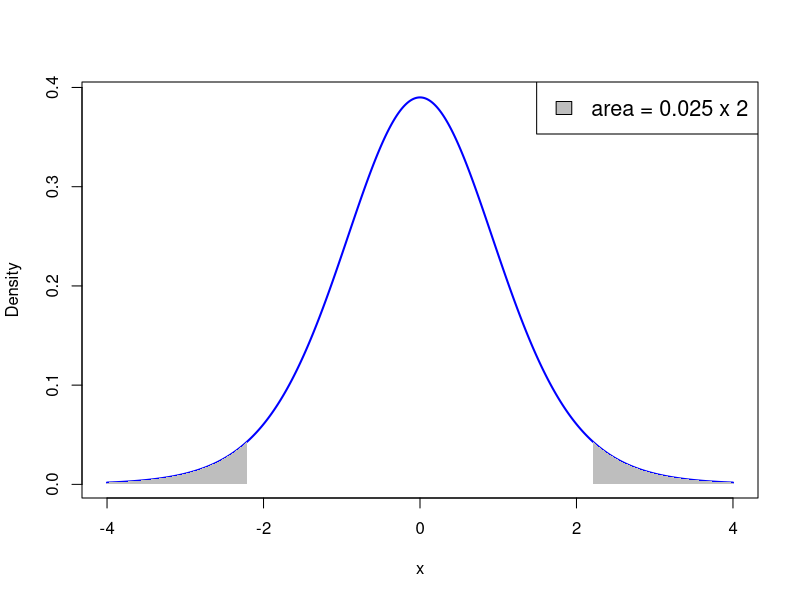
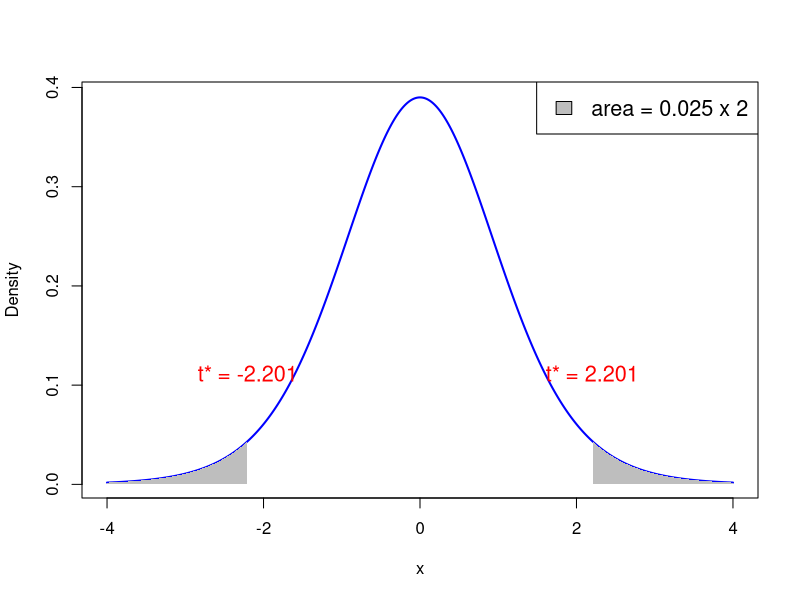
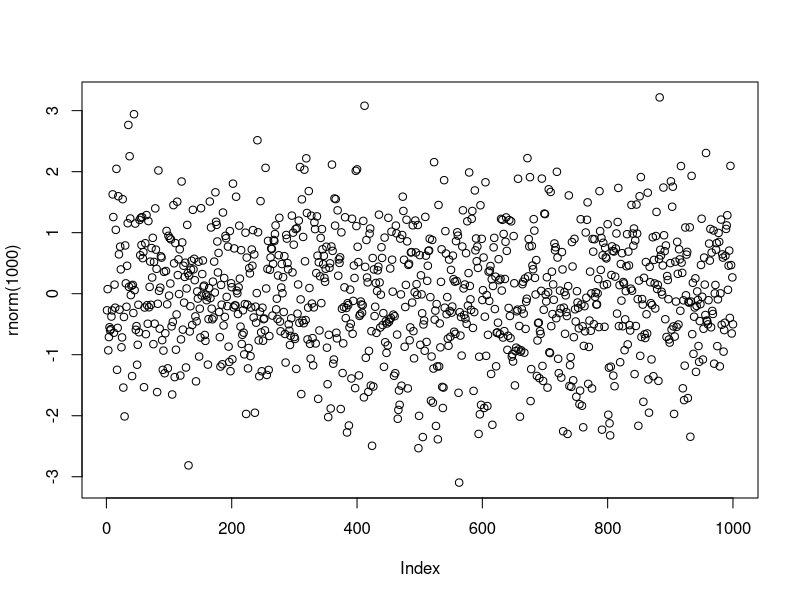
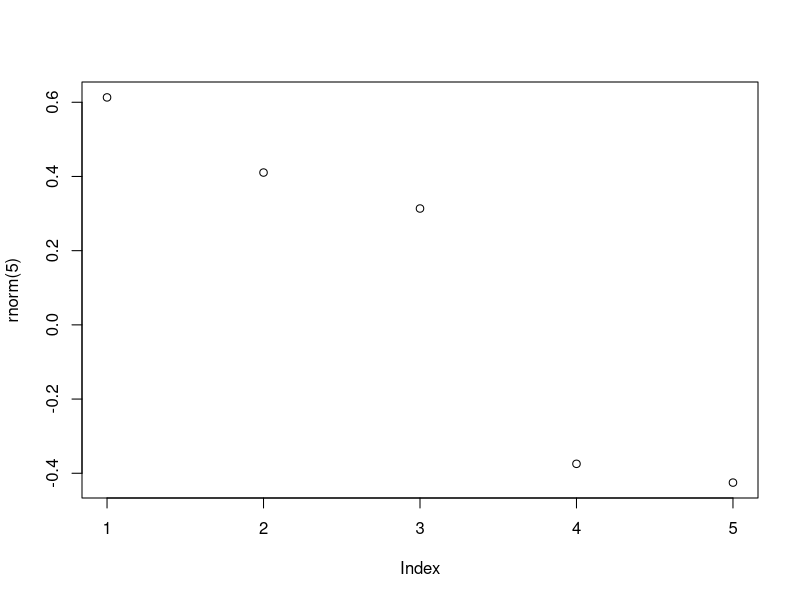
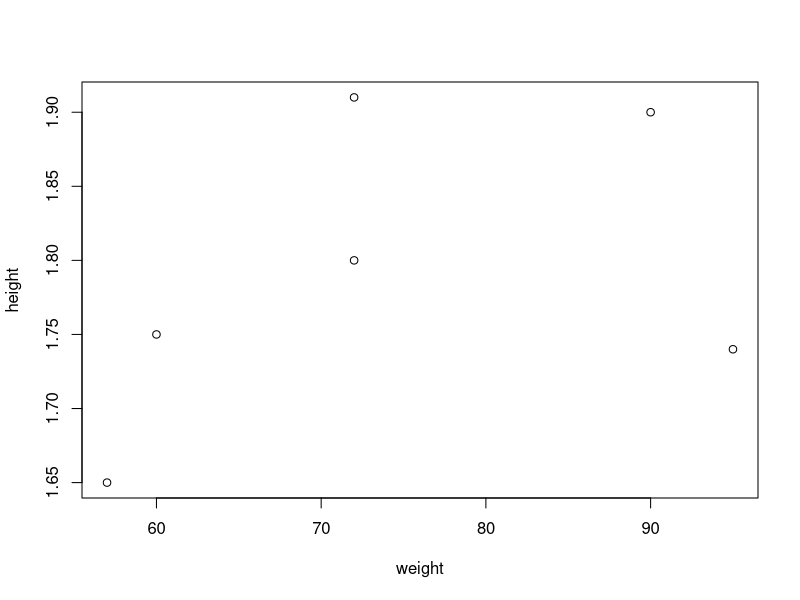
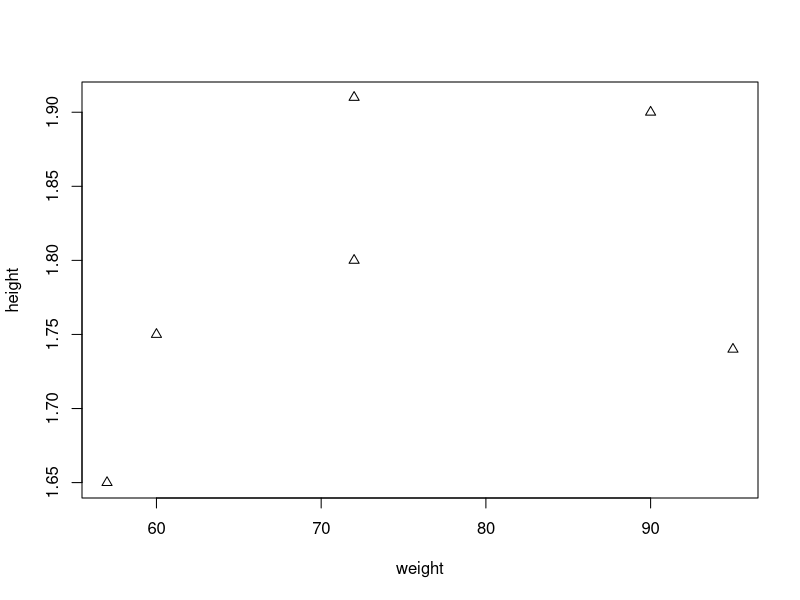
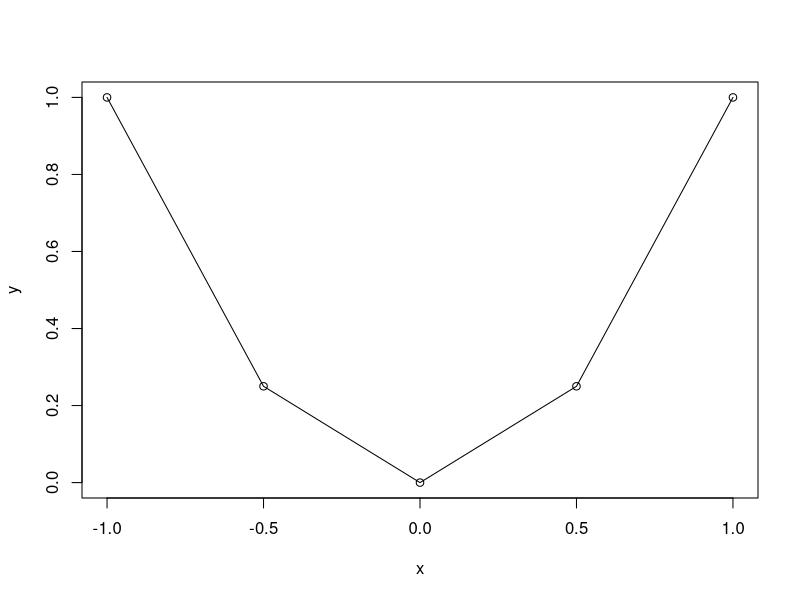
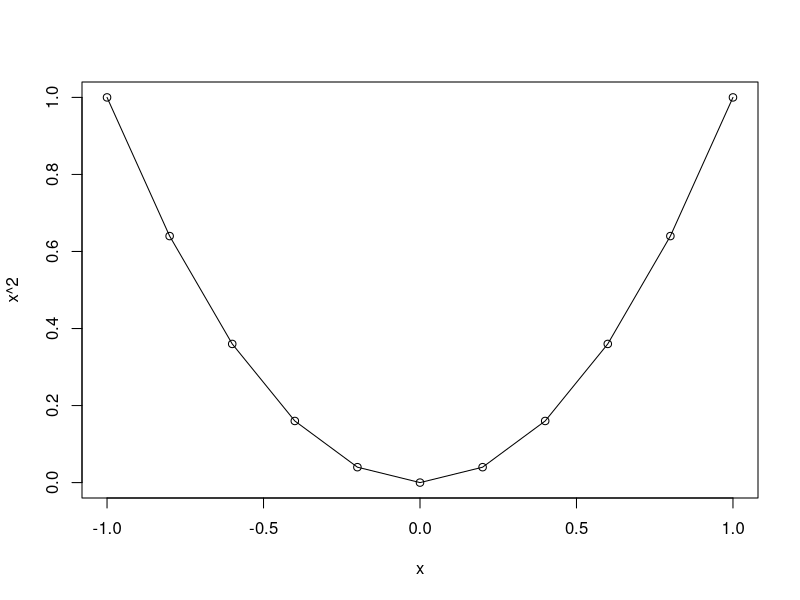

The R script that drew these images, in order:
## ---- chunk 1
# Degrees of freedom
df <- 11

# Values for x-axis
x <- seq(-4, 4, length.out = 1000)

# Calculate PDF of t-distribution
pdf <- dt(x, df)

# Plot PDF
plot(x, pdf, type = "l", col = "blue", lwd = 2, xlab = "x", ylab = "Density")

# Shade area where p-value < 0.025
x_fill_left <- x[x <= qt(0.025, df)]
y_fill_left <- pdf[x <= qt(0.025, df)]
polygon(c(x_fill_left, rev(x_fill_left)), c(y_fill_left, rep(0, length(y_fill_left))), col = "gray", border = NA)

# Shade area where p-value > 0.975
x_fill_right <- x[x >= qt(0.975, df)]
y_fill_right <- pdf[x >= qt(0.975, df)]
polygon(c(x_fill_right, rev(x_fill_right)), c(y_fill_right, rep(0, length(y_fill_right))), col = "gray", border = NA)

# Add legend
legend("topright", legend = c("area = 0.025 x 2"), fill = "gray", cex = 1.3)


## ---- chunk 2
# Degrees of freedom
df <- 11

# Values for x-axis
x <- seq(-4, 4, length.out = 1000)

# Calculate PDF of t-distribution
pdf <- dt(x, df)

# Plot PDF
plot(x, pdf, type = "l", col = "blue", lwd = 2, xlab = "x", ylab = "Density")

# Shade area where p-value < 0.025
x_fill_left <- x[x <= qt(0.025, df)]
y_fill_left <- pdf[x <= qt(0.025, df)]
polygon(c(x_fill_left, rev(x_fill_left)), c(y_fill_left, rep(0, length(y_fill_left))), col = "gray", border = NA)

# Shade area where p-value > 0.975
x_fill_right <- x[x >= qt(0.975, df)]
y_fill_right <- pdf[x >= qt(0.975, df)]
polygon(c(x_fill_right, rev(x_fill_right)), c(y_fill_right, rep(0, length(y_fill_right))), col = "gray", border = NA)

# Add annotations for p value = 0.025 on both sides
text(qt(0.025, df), dt(qt(0.025, df), df) + 0.05, paste("t* =", round(qt(0.025, df), 4)), pos = 3, col = "red", cex = 1.3, adj = c(8.5, 4.5))
text(qt(0.975, df), dt(qt(0.975, df), df) + 0.05, paste("t* =", round(qt(0.975, df), 4)), pos = 3, col = "red", cex = 1.3, adj = c(5.5, 4.5))

# Add legend
legend("topright", legend = c("area = 0.025 x 2"), fill = "gray", cex = 1.3)


## ---- chunk 3
#| echo: true
plot(rnorm(1000))
## ---- chunk 4
#| echo: true

2 + 2
2 * 3 - 1 + 2 ^ 7
exp(-10)
log(2)
pi
sin(pi/2)

## ---- chunk 5
#| echo: true

# This is a comment in R
# Comments are ignored by R

1 + 1   # This works out the result of one plus one!
## ---- chunk 6
#| echo: true
rnorm(5)
## ---- chunk 7
#| echo: true
#| output-location: slide
plot(rnorm(5))
## ---- chunk 8
#| echo: true
# Store 2 in the variable x
x <- 2

# Print x to screen
x
## ---- chunk 9
#| echo: true
# Assign 2 to x
x <- 2

# Compute x + x and print to screen
x + x

# x still contains 2
x
## ---- chunk 10
x <- 2
print(x)
## ---- chunk 11
#| echo: true
sentence <- "Stats is great!"
print(sentence)
## ---- chunk 12
#| echo: true
sentence <- "Stats is great!"
cat(sentence)
## ---- chunk 13
#| echo: true

# Store the result of 2 + 2 in variable two.plus.two

two.plus.two <- 2 + 2

# We want to print to screen the following message:
# "The result of 2 + 2 is two.plus.two"

cat("The result of 2 + 2 is", two.plus.two)
## ---- chunk 14
# This codes sums two numbers and prints result on screen
x <- 1
y <- 2

result <- x + y

# Print the result on screen
cat("Code run successfully!")
cat("The sum of", x , "and", y, "is", result)
## ---- chunk 15
rm(list = ls())
## ---- chunk 16
#| echo: true

# Create 3 variables x, y, z
x <- 2
y <- "Dog"
z <- pi

# Workspace contains variables x, y, z
# This can be displayed by using ls()
ls()
## ---- chunk 17
#| echo: true

# Create 3 variables x, y, z
x <- 2
y <- "Dog"
z <- pi

# Remove x from workspace
rm(x)

# Now the workspace contains only y and z
ls( )
## ---- chunk 18
#| echo: true

# Create 3 variables x, y, z
x <- 2
y <- "Dog"
z <- pi

# Remove all variables from workspace
rm(list = ls())

# Let us check that the workspace is empty
ls( )
## ---- chunk 19
#| echo: true

# Constuct a vector and store it in variable "vector"
vector <- c(60, 72, 57, 90, 95, 72)

# Print vector
print(vector)
## ---- chunk 20
#| echo: true

# Constuct two vectors of radius and height of 6 cylinders
radius <- c(6, 7, 5, 9, 9, 7)
height <- c(1.7, 1.8, 1.6, 2, 1, 1.9)

# Compute the volume of each cylinder and store it in "volume"
volume <- pi * radius^2 * height

# Print volume
print(volume)
## ---- chunk 21
#| echo: true

a <- c(1, 2, 3, 4, 5, 6, 7)
b <- c(0, 1)

a + b
## ---- chunk 22
#| echo: true

vector <- c(1, 2, 3, 4, 5, 6)
scalar <- 2

# Multiplication of vector by a scalar
vector * scalar

# Summing a scalar to each component of a vector
vector + scalar
## ---- chunk 23
x <- c(1, 2, 3, 4, 5)

sum <- sum(x)
length <- length(x)

cat("Here is the vector x: (", x, ")")
cat("The components of vector x sum to", sum)
cat("The length of vector x is", length)
## ---- chunk 24
# First store the wage data into a vector
x <- c(36, 40, 46, 54, 57, 58, 59, 60, 62, 63)

# Let us compute the mean by using formula
xbar = sum(x) / length(x)

# Compute the mean by using built in R function
xbar_check = mean(x)

# We now print both results to screen
cat("Sample mean computed with formula is", xbar)
cat("Sample mean computed with R function is", xbar_check)
cat("They coincide!")
## ---- chunk 25
# Again, store the wage data into a vector
x <- c(36, 40, 46, 54, 57, 58, 59, 60, 62, 63)

# Compute the sample variance using formula
xbar = mean(x)
n = length(x)
s2 = sum( (x - xbar)^2 ) / (n - 1) 

# Compute the sample variance using built in R function
s2_check = var(x)

# We now print both results to screen
cat("Sample variance computed with formula is", s2)
cat("Sample variance computed with R function is", s2_check)
cat("They coincide!")
## ---- chunk 26
#| echo: true

# Compute the average distance from the center for rivers
sum(abs(rivers - mean(rivers))) / length(rivers)	
## ---- chunk 27
# Enter CCI data using c()
score_2007 <- c(86, 86, 88, 90, 99, 97, 97, 96, 99, 97, 90, 90)
score_2009 <- c(24, 22, 21, 21, 19, 18, 17, 18, 21, 23, 22, 21)

# Compute vector of differences in CCI
difference <- score_2007 - score_2009

# Perform t-test with null hypothesis mu0 = 0
t.test(difference, mu = 0)
## ---- chunk 28
# Enter CCI data using c()
score_2007 <- c(86, 86, 88, 90, 99, 97, 97, 96, 99, 97, 90, 90)
score_2009 <- c(24, 22, 21, 21, 19, 18, 17, 18, 21, 23, 22, 21)
difference <- score_2007 - score_2009

# Store output of t-test
t_test_result <- t.test(difference, mu = 0)

# Capture output from print
output <- capture.output(print(t_test_result))

# Print only one line of the output
cat(output[2])
## ---- chunk 29
# Enter CCI data using c()
score_2007 <- c(86, 86, 88, 90, 99, 97, 97, 96, 99, 97, 90, 90)
score_2009 <- c(24, 22, 21, 21, 19, 18, 17, 18, 21, 23, 22, 21)
difference <- score_2007 - score_2009

# Store output of t-test
t_test_result <- t.test(difference, mu = 0)

# Capture output from print
output <- capture.output(print(t_test_result))

# Print only one line of the output
cat(output[4])
## ---- chunk 30
# Enter CCI data using c()
score_2007 <- c(86, 86, 88, 90, 99, 97, 97, 96, 99, 97, 90, 90)
score_2009 <- c(24, 22, 21, 21, 19, 18, 17, 18, 21, 23, 22, 21)
difference <- score_2007 - score_2009

# Store output of t-test
t_test_result <- t.test(difference, mu = 0)

# Capture output from print
output <- capture.output(print(t_test_result))

# Print only one line of the output
cat(output[5])
## ---- chunk 31
# Enter CCI data using c()
score_2007 <- c(86, 86, 88, 90, 99, 97, 97, 96, 99, 97, 90, 90)
score_2009 <- c(24, 22, 21, 21, 19, 18, 17, 18, 21, 23, 22, 21)
difference <- score_2007 - score_2009

# Store output of t-test
t_test_result <- t.test(difference, mu = 0)

# Capture output from print
output <- capture.output(print(t_test_result))

# Print only one line of the output
cat(output[6])
## ---- chunk 32
# Enter CCI data using c()
score_2007 <- c(86, 86, 88, 90, 99, 97, 97, 96, 99, 97, 90, 90)
score_2009 <- c(24, 22, 21, 21, 19, 18, 17, 18, 21, 23, 22, 21)
difference <- score_2007 - score_2009

# Store output of t-test
t_test_result <- t.test(difference, mu = 0)

# Capture output from print
output <- capture.output(print(t_test_result))

# Print only one line of the output
cat(output[7])
cat(output[8])
## ---- chunk 33
# Enter CCI data using c()
score_2007 <- c(86, 86, 88, 90, 99, 97, 97, 96, 99, 97, 90, 90)
score_2009 <- c(24, 22, 21, 21, 19, 18, 17, 18, 21, 23, 22, 21)
difference <- score_2007 - score_2009

# Store output of t-test
t_test_result <- t.test(difference, mu = 0)

# Capture output from print
output <- capture.output(print(t_test_result))

# Print only one line of the output
cat(output[7])
cat(output[8])
## ---- chunk 34
# Enter CCI data using c()
score_2007 <- c(86, 86, 88, 90, 99, 97, 97, 96, 99, 97, 90, 90)
score_2009 <- c(24, 22, 21, 21, 19, 18, 17, 18, 21, 23, 22, 21)
difference <- score_2007 - score_2009

# Store output of t-test
t_test_result <- t.test(difference, mu = 0)

# Capture output from print
output <- capture.output(print(t_test_result))

# Print only one line of the output
cat(output[7])
cat(output[8])
## ---- chunk 35
# Enter CCI data using c()
score_2007 <- c(86, 86, 88, 90, 99, 97, 97, 96, 99, 97, 90, 90)
score_2009 <- c(24, 22, 21, 21, 19, 18, 17, 18, 21, 23, 22, 21)
difference <- score_2007 - score_2009

# Store output of t-test
t_test_result <- t.test(difference, mu = 0)

# Capture output from print
output <- capture.output(print(t_test_result))

# Print only one line of the output
cat(output[9])
cat(output[10])
cat(output[11])
## ---- chunk 36
#| echo: true
#| output-location: slide

# Store weight and height data in 2 vectors
weight <- c(60, 72, 57, 90, 95, 72)
height <- c(1.75, 1.80, 1.65, 1.90, 1.74, 1.91)

# Plot weight against height
plot(weight, height)
## ---- chunk 37
#| echo: true
#| output-location: slide

# Store weight and height data in 2 vectors
weight <- c(60, 72, 57, 90, 95, 72)
height <- c(1.75, 1.80, 1.65, 1.90, 1.74, 1.91)

# Plot weight against height using little triangles
plot(weight, height, pch = 2)
## ---- chunk 38
#| echo: true
#| output-location: slide

# Input vector for grid of x coordinates
x <- c(-1, -0.5, 0, 0.5, 1)

# Compute the function y=x^2 on the grid
y <- x^2

# Generate scatter plot of (x,y)
plot(x, y)

# Add linear interpolation
lines(x, y)
## ---- chunk 39
#| echo: true
x <- seq(from = 2, to = 20, by = 2)
print(x)
## ---- chunk 40
x <- seq(from = 1, to = 11, by = 2)
y <- seq(1, 11, 2)

cat("Vector x is: (", x, ")")
cat("Vector y is: (", y, ")")
cat("They are the same!")
## ---- chunk 41
#| echo: true

x <- seq(from = -1, to = 1, by = 0.2)
print(x)
## ---- chunk 42
#| echo: true
#| 
# Use seq() to generate x grid
x <- seq(from = -1, to = 1, by = 0.2)

# Plot the function y=x^2
plot(x, x^2)
lines(x, x^2)
## ---- chunk 43
#| echo: true
#| output-location: slide

x <- rnorm(1000)

plot(x)
## ---- chunk 44
#| echo: true
seq(1, 11, length.out = 6)
## ---- chunk 45
#| echo: true
seq(1, 11, 6)
## ---- chunk 46
my_mean <- function(vector = x) {
  
  mean_of_x <- sum(x) / length(x)
  
  return(mean_of_x)  
}

# Generate a random vector of 1000 entries from N(0,1)
x <- rnorm(1000)

# Compute mean of x with my_mean
xbar <- my_mean(x)

# Compute mean of x with built in function mean
xbar_check <- mean(x)
  
cat("Mean of x computed with my_mean is:", xbar)
cat("Mean of x computed with R mean is:", xbar_check)
cat("They coincide!")
## ---- chunk 47
#| echo: true
x <- c("Red", "Green", "Blue")
print(x)
## ---- chunk 48
#| echo: true
x <- c('Red', 'Green', 'Blue')
print(x)
## ---- chunk 49
x <- c("Red", "Green", "Blue")
print(x)
cat(x)
## ---- chunk 50
y <- c("Red Green", "Blue")
print(y)
cat(y)
## ---- chunk 51
#| echo: true

# Create logical vector
x <- c(T, T, F, T, NA)

# Print the logical vector
print(x)
## ---- chunk 52
# Generate a vector containing sequence 1 to 8
x <- seq(from = 1 , to = 8, by = 1)

# Generate vector of flags for entries strictly above 5
y <- ( x > 5 )

cat("Vector x is: (", x, ")")
cat("Entries above 5 are: (", y, ")")
## ---- chunk 53
#| echo: true
T + T
T + F
## ---- chunk 54
#| echo: true
F + F
F + T + 3
## ---- chunk 55
# Generate vector with 1000 normal entries
x <- rnorm(1000)

# Generate logical vector of entries above 0
y <- (x > 0)

# Count entries above zero
above_zero <- sum(y)

cat("Number of entries which are above the average 0 is", above_zero)
cat("This is pretty close to 500!")
## ---- chunk 56
#| echo: true

2 * NA
NA + NA
T + NA
## ---- chunk 57
#| echo: true

vector <- c("Cat", "Dog", "Mouse")

second_element <- vector[2]           # Access 2nd entry of vector

print(second_element)
## ---- chunk 58
#| echo: true

vector <- c("Cat", "Dog", "Mouse")

# We replace 2nd entry of vector with string "Horse"
vector[2] <- "Horse"

print(vector)
## ---- chunk 59
#| echo: true

vector <- c(11, 22, 33, 44, 55, 66, 77, 88, 99, 100)

# We store 1st, 3rd, 5th entries of vector in slice
slice <- vector[c(1, 3, 5)]   

print(slice)

## ---- chunk 60
#| echo: true

vector <- c(11, 22, 33, 44, 55, 66, 77, 88, 99, 100)

# We store 2nd to 7th entries of vector in slice
slice <- vector[2:7]

print(slice)
## ---- chunk 61
# Create a vector x
x <- c(11, 22, 33, 44, 55, 66, 77, 88, 99, 100)

# Print vector x
cat("Vector x is:", x)

# Delete 2nd, 3rd and 7th entries of x
x <- x[ -c(2, 3, 7) ]

# Print x again
cat("Vector x with 2nd, 3rd and 7th entries removed:", x)
## ---- chunk 62
# Create numeric vector x
x <- c(5, -2.3, 4, 4, 4, 6, 8, 10, 40221, -8)

# Get negative components from x and store them in neg_x
neg_x <- x[ x < 0 ]

cat("Vector x is:", x)
cat("Negative components of x are:", neg_x)
## ---- chunk 63
# Create numeric vector
x <- c(5, -2.3, 4, 4, 4, 6, 8, 10, 40221, -8)

# Get components between 0 and 100
range_x <- x[ (x > 0) & (x < 100) ]

cat("Vector x is:", x)
cat("Components of x between 0 and 100 are:", range_x)
## ---- chunk 64
# Create a logical flag vector
flag <- c(T, F, F, T, F)

# Indices for  flag which
true_flag <- which(flag)

cat("Flag vector is:", flag)
cat("Positions for which Flag is TRUE are:", true_flag)
## ---- chunk 65
# Create numeric vector x
x <- c(5, -2.3, 4, 4, 4, 6, 8, 10, 40221, -8)

# Print x
cat("Vector x is:", x)

# Flag positive components of x
flag_pos_x <- (x > 0)

# Remove positive components from x
 x <- x[ -which(flag_pos_x) ]

# Print x again
cat("Vector x with positive components removed:", x)
## ---- chunk 66
#| echo: true

# Generate a vector of values 1, 2, 3, 4, 5
x <- c(1, 2, 3, 4, 5)

# Print the vector
print(x)
## ---- chunk 67
#| echo: true

# Create 2 vectors
x <- c(1, 2, 3, 4, 5)
y <- c(6, 7, 8)

# Concatenate vectors x and y, and also add element 9
z <- c(x, y, 9)

# Print the resulting vector
print(z)
## ---- chunk 68
#| echo: true

# We specify a vector with 3 named entries
x <- c(first = "Red", second = "Green", third = "Blue")

# Print the named vector
print(x)
## ---- chunk 69
# Create named vector
x <- c(first = "Red", second = "Green", third = "Blue")

# Names of componenents of x are accessed via names(x)
names_x <- names(x)

# Values of componenents of x are accessed via unname(x)
values_x <- unname(x)

cat("Names of x are:", names(x))
cat("Values of x are:", unname(x))
## ---- chunk 70
#| echo: true

c(FALSE, 2)        # Converts FALSE to 0
## ---- chunk 71
#| echo: true

c(pi, "stats")     # Converts pi to string 

## ---- chunk 72
#| echo: true

c(TRUE, "stats")   # Converts TRUE to string
## ---- chunk 73
#| echo: true

# The following generates a vector of integers from 1 to 6
x <- seq(1, 6)

print(x)
## ---- chunk 74
# Generate two vectors of integers from 1 to 6
x <- seq(1, 6)
y <- 1:6

cat("Vector x is:", x)
cat("Vector y is:", y)
cat("They are the same!")
## ---- chunk 75
# Create a vector with 3 components
x <- c(2, 1, 3)

# Repeats 4 times the vector x
y <- rep(x, 4)

cat("Original vector is:", x)
cat("Original vector repeated 4 times:", y)
## ---- chunk 76
x <- c(2, 1, 3)         # Vector to replicate
y <- c(1, 2, 3)         # Vector saying how to replicate 

z <- rep(x, y)          # 1st entry of x is replicated 1 time
                        # 2nd entry of x is replicated 2 times
                        # 3rd entry of x is replicated 3 times

cat("Original vector is:", x)
cat("Original vector repeated is:", z)
## ---- chunk 77
#| echo: true

x <- c("Cat", "Dog")     # Vector to replicate

y <- rep(x, c(3, 4))     # 1st entry of x is replicated 3 times
                         # 2nd entry of x is replicated 4 times

cat("Vector of labels is:", y)
